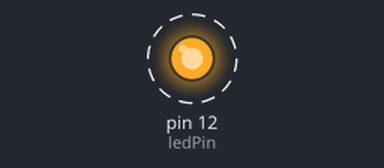
A sketch run on a simulated Arduino Uno, built with avr-gcc and run on an emulated ATmega328P. On the bench: output pins drawn as LEDs (lit = HIGH). Dashed ring = blinking. What the sketch prints to the serial monitor is not drawn.

Above: at 0.2 s.
Timing chart, 0 to 3.0 s (numbered marks = the images above):
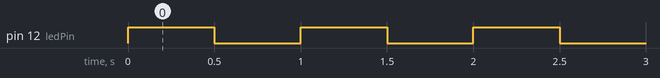

Measured:
- by itself, pin 12 (ledPin): alternates HIGH for 0.50 s and LOW for 0.50 s

The sketch:

breadboard_test_with_led.ino
```cpp
int ledPin = 12;

void setup() {
  Serial.begin(9600);
  pinMode(ledPin, OUTPUT);
  Serial.println("Board connected");
}

void loop() {
  digitalWrite(ledPin, HIGH);
  Serial.println("LED ON");
  delay(500);
  Serial.println("LED OFF");
  digitalWrite(ledPin, LOW);
  delay(500);
}
```
